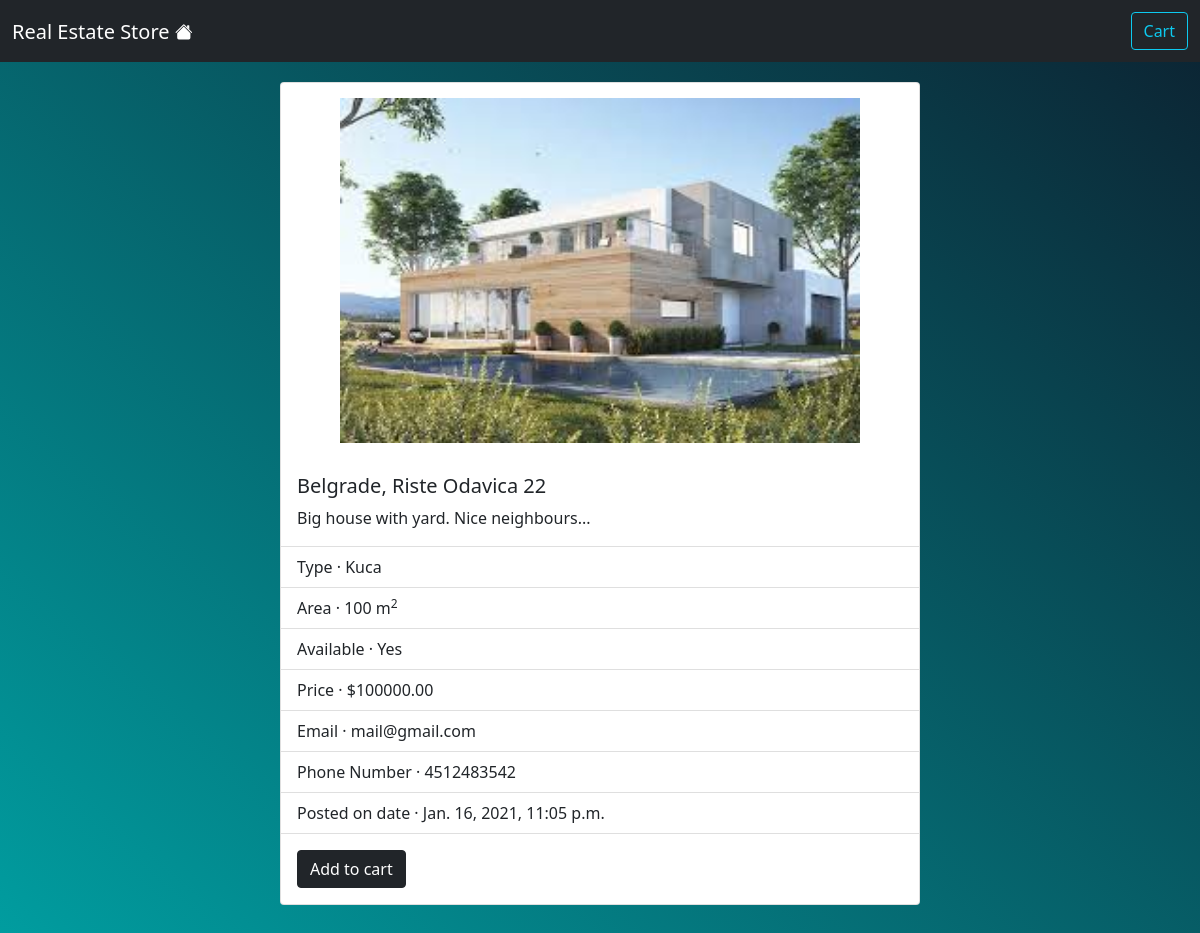
The page /detail/2/ on the database its author committed.
### realestate_store/models.py (models this page shows, shortened)
class RealEstate(models.Model):
    sity = models.CharField(max_length=200, db_index=True)
    address = models.CharField(max_length=200, db_index=True)
    type = models.ForeignKey(Type, related_name='realestates', on_delete=models.CASCADE,)
    areasqm = models.IntegerField()
    image = models.ImageField(upload_to = 'realestates/%Y/%m/%d', blank=True)
    description = models.TextField(default="No description")
    price = models.DecimalField(max_digits=12, decimal_places=2)
    date = models.DateTimeField(auto_now_add=True)
    available = models.BooleanField(default=True)
    email = models.EmailField()
    phone_number = models.CharField(max_length=12)
    class Meta:
        ordering = ('sity','address',)
        index_together = (('id', 'type'),)
        verbose_name_plural = 'realestates'

class Type(models.Model):
    name = models.CharField(max_length=200, db_index=True)
    class Meta:
        ordering = ('name',)
    def __str__(self): return self.name

### realestate_store/views.py (the view)
# urls.py: path('detail/<int:pk>/', RealEstateDetailView.as_view(), name='realestate_detail')
class RealEstateDetailView(DetailView):
    model = RealEstate
    template_name = 'realestate_detail.html'
    def get_context_data(self, **kwargs):
        context = super().get_context_data(**kwargs)
        context['cart'] = Cart(self.request)
        context['form'] = ButtonForm()
        return context

### templates/realestate_detail.html (shortened to what this page needs)
{% extends 'base.html' %}
{% block content %}
<div class="d-flex justify-content-center" style="padding: 20px 20px;">
  <div class="card " style="width: 40rem;">
    <img src="{{object.image.url}}" class="card-img-top align-self-center" alt="..." style="padding: 15px 15px; width:550px; height:auto;">
    <div class="card-body">
      <h5 class="card-title">{{object.sity}}, {{object.address}}</h5>
      <p class="card-text">{{object.description}}</p>
    </div>
    <ul class="list-group list-group-flush">
      <li class="list-group-item">Type  &middot; {{object.type}}</li>
      <li class="list-group-item">Area  &middot; {{object.areasqm}} m<sup>2</sup></li>
      <li class="list-group-item">Available  &middot; {% if object.available is True  %}Yes{% else %}No{% endif %}</li>
      <li class="list-group-item">Price  &middot; ${{object.price}}</li>
      <li class="list-group-item">Email  &middot; {{object.email}}</li>
      <li class="list-group-item">Phone Number  &middot; {{object.phone_number}}</li>
      <li class="list-group-item">Posted on date  &middot; {{object.date}}</li>
    </ul>
    <div class="card-body">
      <form action="{% url 'add_to_cart' object.id %}" method="Post">
        <button type="submit" class="btn btn-dark ml-2">Add to cart</button>
      </form>
    </div>
  </div>
</div>
{% endblock content %}

### rows shown on the page
RealEstate: image (picture), sity "Belgrade", address "Riste Odavica 22", description "Big house with yard. Nice neighbours...", type "Kuca", areasqm "100", price "100000.00", email "mail@gmail.com", phone_number "4512483542", date "Jan. 16, 2021, 11:05 p.m."
